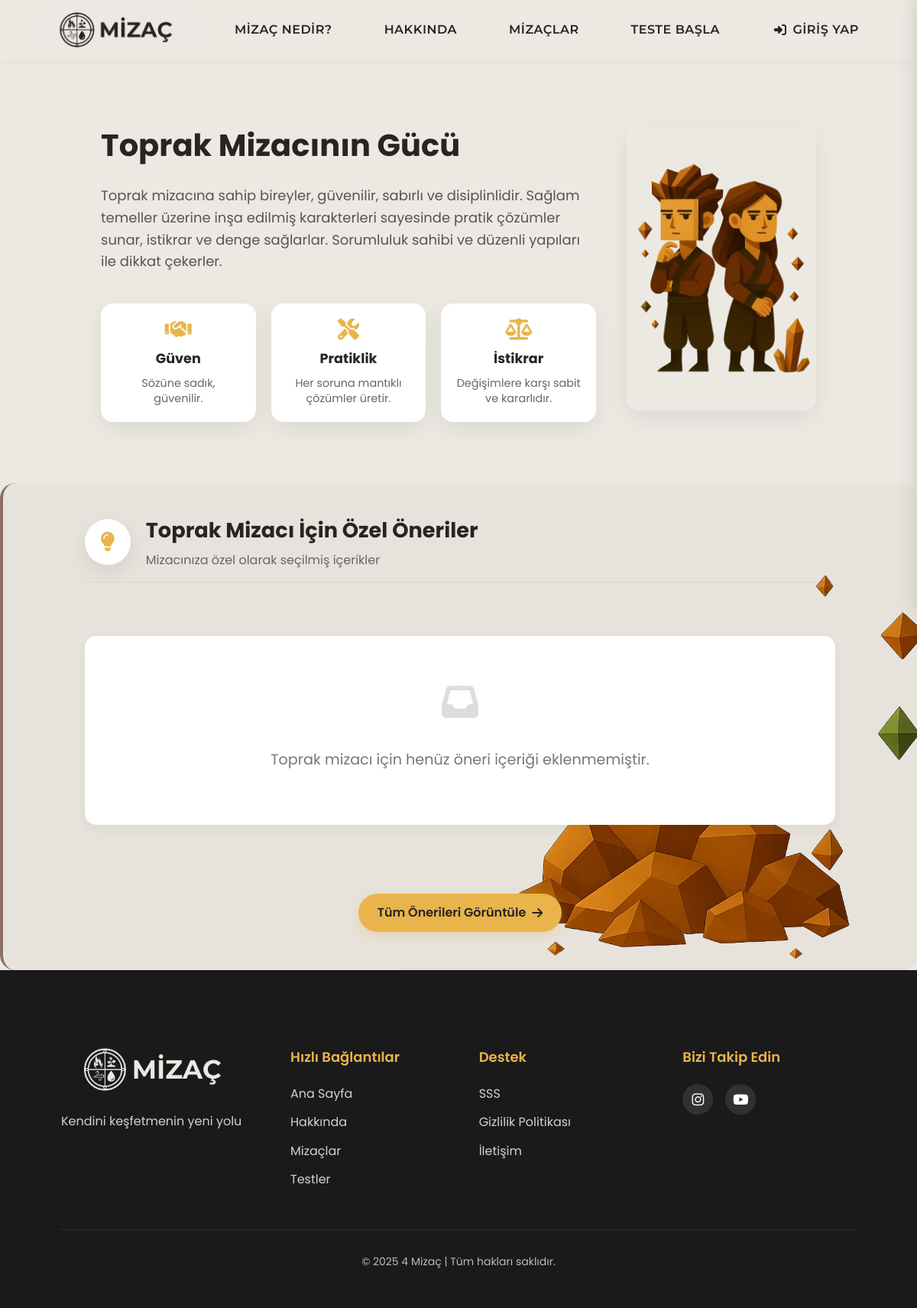
The app's page /temperaments/earth_more/, older data.
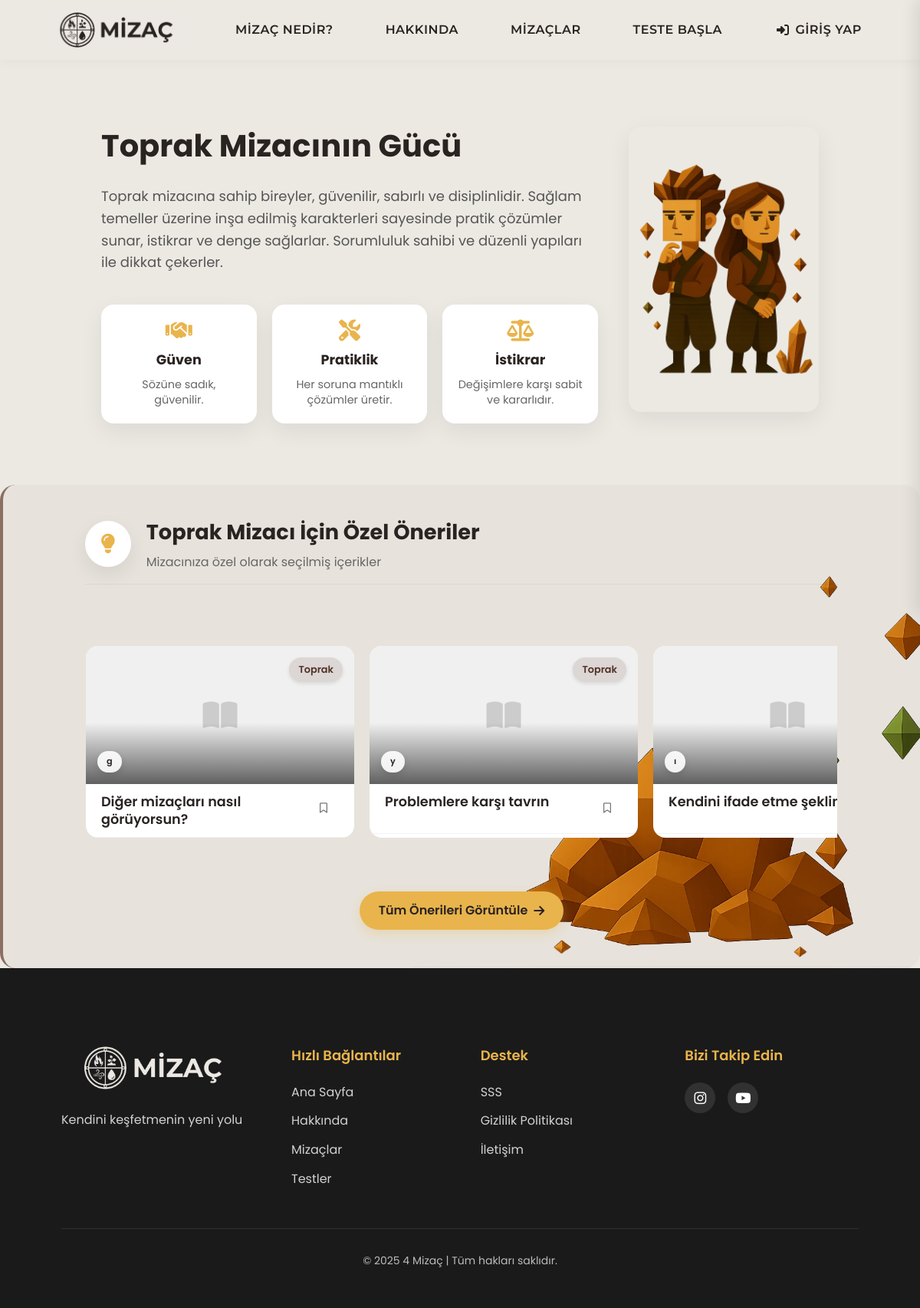
The same page, newer data.
### profiles/models.py (models this page shows, shortened)
class RecommendedContent(models.Model):
    ELEMENT_CHOICES = [
        ('Ateş', 'Ateş'),
        ('Hava', 'Hava'),
        ('Su', 'Su'),
        ('Toprak', 'Toprak'),
    ]
    title = models.CharField(max_length=200, verbose_name="Başlık")
    short_description = models.TextField(verbose_name="Kısa Açıklama")
    content = models.TextField(verbose_name="İçerik")
    image = models.ImageField(
        upload_to='content_images/',
        blank=True,
        null=True,
        verbose_name="Görsel",
        help_text="PNG, JPG veya WebP formatında yükleyebilirsiniz. Otomatik olarak WebP'ye dönüştürülecek ve optimize edilecek."
    )
    category = models.ForeignKey(ContentCategory, on_delete=models.CASCADE, related_name="contents", verbose_name="Kategori")
    related_element_name = models.CharField(
        max_length=50,
        verbose_name="İlgili Mizaç Elementi",
        choices=ELEMENT_CHOICES,
        help_text="Ateş, Hava, Su veya Toprak değerlerinden birini seçin"
    )
    is_active = models.BooleanField(default=True, verbose_name="Aktif mi?")
    show_on_temperament_page = models.BooleanField(
        default=False,
        verbose_name="Mizaç Sayfasında Göster",
        help_text="Bu içerik ilgili mizaç detay sayfasında (örn: air_more.html) özel öneriler bölümünde gösterilsin mi? Her mizaç için en fazla 3 adet seçmeniz önerilir."
    )
    created_at = models.DateTimeField(auto_now_add=True, verbose_name="Oluşturulma Tarihi")
    updated_at = models.DateTimeField(auto_now=True, verbose_name="Güncellenme Tarihi")
    order = models.PositiveIntegerField(default=0, verbose_name="Sıralama")
    class Meta:
        verbose_name = "Önerilen İçerik"
        verbose_name_plural = "Önerilen İçerikler"
        ordering = ['order', '-created_at']

class ContentCategory(models.Model):
    name = models.CharField(max_length=100, verbose_name="Kategori Adı")
    description = models.TextField(blank=True, null=True, verbose_name="Açıklama")
    class Meta:
        verbose_name = "İçerik Kategorisi"
        verbose_name_plural = "İçerik Kategorileri"

### temperaments/views.py (the view, shortened to what this page needs)
# urls.py: path('earth_more/', views.earth_more, name='earth_more'),
def earth_more(request):
    if not request.user.is_authenticated:
        cache_key = 'earth_more_anonymous'
        cached_data = cache.get(cache_key)
        if cached_data:
            print("✅ Cache HIT: Earth page (anonymous)")
            return render(request, 'temperaments/earth_more.html', cached_data)
    print(f"❌ Cache MISS: Earth page - {request.user.username if request.user.is_authenticated else 'anonymous'}")
    suggestions_cache_key = 'earth_element_suggestions'
    element_suggestions = cache.get(suggestions_cache_key)
    if not element_suggestions:
        element_suggestions = RecommendedContent.objects.select_related('category').filter(
            related_element_name='Toprak',
            is_active=True,
            show_on_temperament_page=True
        ).annotate(
            like_count=Count('user_interactions', filter=Q(user_interactions__liked=True))
        ).order_by('order', '-created_at')[:3]
        cache.set(suggestions_cache_key, list(element_suggestions), 600)
        print("💾 Cache SET: Earth element suggestions")
    else:
        print("✅ Cache HIT: Earth element suggestions")
    context = {
        'element_name': 'Toprak',
        'element_suggestions': element_suggestions,
    }
    if request.user.is_authenticated:
        test_cache_key = f'user_test_result_{request.user.id}'
        test_result = cache.get(test_cache_key)
        if test_result is None:
            test_result = TestResult.objects.select_related('dominant_element').filter(
                user=request.user
            ).order_by('-date_taken').first()
            cache.set(test_cache_key, test_result, 1800)
            print(f"💾 Cache SET: User test result - {request.user.username}")
        else:
            print(f"✅ Cache HIT: User test result - {request.user.username}")
        if test_result:
            is_users_element = test_result.dominant_element.name == "Toprak"
            context.update({
                'is_users_element': is_users_element,
                'has_test_result': True,
                'dominant_element': test_result.dominant_element
            })
        else:
            context.update({
                'has_test_result': False
            })
    else:
        context.update({
            'has_test_result': False
        })
    if not request.user.is_authenticated:
        cache.set('earth_more_anonymous', context, 900)
        print("💾 Cache SET: Earth page (anonymous)")
    return render(request, 'temperaments/earth_more.html', context)

### templates/temperaments/earth_more.html (shortened to what the changed rows need)
{% extends 'base.html' %}
{% load static %}
{% block extra_css %}
<link rel="stylesheet" href="{% static 'css/temperaments.css' %}">
<link rel="stylesheet" href="{% static 'css/profiles.css' %}">
{% endblock %}
{% block content %}
<section class="earth-personality">
  <div class="container">
    <div class="earth-personality-container">
      <div class="earth-personality-text">
        <h1 class="temperament-title">Toprak Mizacının Gücü</h1>
      </div>
    </div>
</section>
<div class="premium-content-section element-section toprak">
  <div class="premium-content-background">
    <div class="premium-content-container">
      <div class="container">
        <div class="premium-section-title">
          <div class="section-title-content">
            <h2>{{ element_name }} Mizacı İçin Özel Öneriler</h2>
          </div>
        </div>
      </div>
      <div class="content-slider-wrapper">
        {% if element_suggestions %}
          <div class="content-slider-container">
            <div class="content-slider improved-slider" id="contentSlider">
              {% for content in element_suggestions %}
                <div class="premium-card" data-content-id="{{ content.id }}" data-category="{{ content.category.id }}">
                  <div class="premium-card-inner">
                    {% if content.image %}
                      <div class="premium-card-image" style="background-image: url('{{ content.image.url }}')">
                        <div class="content-element toprak">{{ element_name }}</div>
                        <div class="content-category">{{ content.category.name }}</div>
                      </div>
                    {% else %}
                      <div class="premium-card-image placeholder-image">
                        <i class="fas fa-book-open"></i>
                        <div class="content-element toprak">{{ element_name }}</div>
                        <div class="content-category">{{ content.category.name }}</div>
                      </div>
                    {% endif %}
                    <div class="content-header">
                      <h3 class="content-title">{{ content.title }}</h3>
                      <button class="save-button-header {% if content.is_saved %}saved{% endif %}"
                              data-content-id="{{ content.id }}"
                              title="{% if content.is_saved %}Kaydedildi{% else %}Kaydet{% endif %}">
                        <i class="{% if content.is_saved %}fas{% else %}far{% endif %} fa-bookmark"></i>
                      </button>
                    </div>
                  </div>
                </div>
              {% endfor %}
            </div>
          </div>
        {% else %}
          <div class="container">
            <div class="empty-state">
              <div class="empty-icon"><i class="fas fa-inbox"></i></div>
              <p class="empty-text">{{ element_name }} mizacı için henüz öneri içeriği eklenmemiştir.</p>
            </div>
          </div>
        {% endif %}
      </div>
    </div>
  </div>
</div>
{% endblock %}

Row changes from the older to the newer data that the page shows:
now on this page (row edited): RecommendedContent: related_element_name "Toprak", category.name "g", title "Diğer mizaçları nasıl görüyorsun?"
now on this page (row edited): RecommendedContent: related_element_name "Toprak", category.name "y", title "Problemlere karşı tavrın"
now on this page (row edited): RecommendedContent: category.name "ı", title "Kendini ifade etme…"
Text that changed along with them:
{{ element_name }}: "Toprak" → (not shown)
text no longer shown: "mizacı için henüz öneri içeriği eklenmemiştir."
